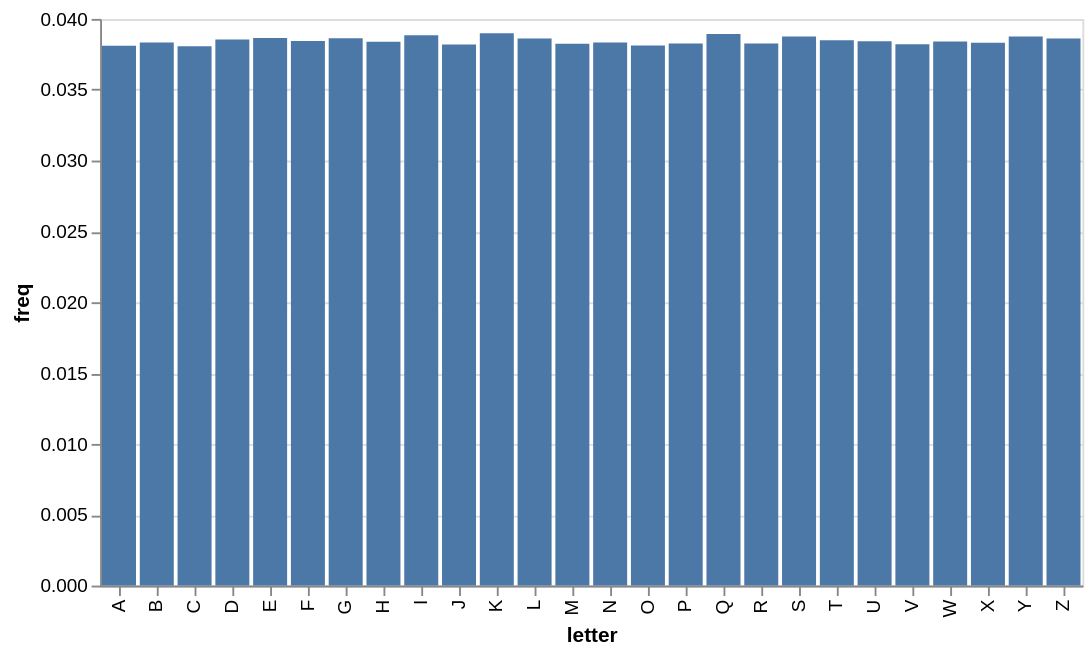

The notebook cell this image was saved under:
### Markdown cell above
Below is a relative frequency histogram of our sample of 750,000 characters. Note that the percentages are all roughly the same, i.e. the variance of this sample is very low.

### Code cell
freq_chart(t2)

### Figure 1 — Vega-Lite specification as saved in the notebook (floating-point values rounded to 4 significant figures)
{"config": {"view": {"continuousWidth": 300, "continuousHeight": 300}}, "data": {"name": "data-986edb68e24f41889e47ad722c8eccc6"}, "mark": {"type": "bar"}, "encoding": {"tooltip": [{"field": "letter", "type": "nominal"}, {"field": "freq", "type": "quantitative"}], "x": {"field": "letter", "scale": {"domain": ["A", "B", "C", "D", "E", "F", "G", "H", "I", "J", "K", "L", "M", "N", "O", "P", "Q", "R", "S", "T", "U", "V", "W", "X", "Y", "Z"]}, "type": "nominal"}, "y": {"field": "freq", "type": "quantitative"}}, "$schema": "https://vega.github.io/schema/vega-lite/v5.8.0.json", "datasets": {"data-986edb68e24f41889e47ad722c8eccc6": [{"letter": "A", "freq": 0.03811}, {"letter": "B", "freq": 0.03834}, {"letter": "C", "freq": 0.03806}, {"letter": "D", "freq": 0.03855}, {"letter": "E", "freq": 0.03866}, {"letter": "F", "freq": 0.03843}, {"letter": "G", "freq": 0.03863}, {"letter": "H", "freq": 0.03839}, {"letter": "I", "freq": 0.03885}, {"letter": "J", "freq": 0.0382}, {"letter": "K", "freq": 0.03899}, {"letter": "L", "freq": 0.03862}, {"letter": "M", "freq": 0.03824}, {"letter": "N", "freq": 0.03834}, {"letter": "O", "freq": 0.03813}, {"letter": "P", "freq": 0.03827}, {"letter": "Q", "freq": 0.03894}, {"letter": "R", "freq": 0.03826}, {"letter": "S", "freq": 0.03876}, {"letter": "T", "freq": 0.0385}, {"letter": "U", "freq": 0.03842}, {"letter": "V", "freq": 0.03821}, {"letter": "W", "freq": 0.0384}, {"letter": "X", "freq": 0.03832}, {"letter": "Y", "freq": 0.03876}, {"letter": "Z", "freq": 0.03862}]}}
